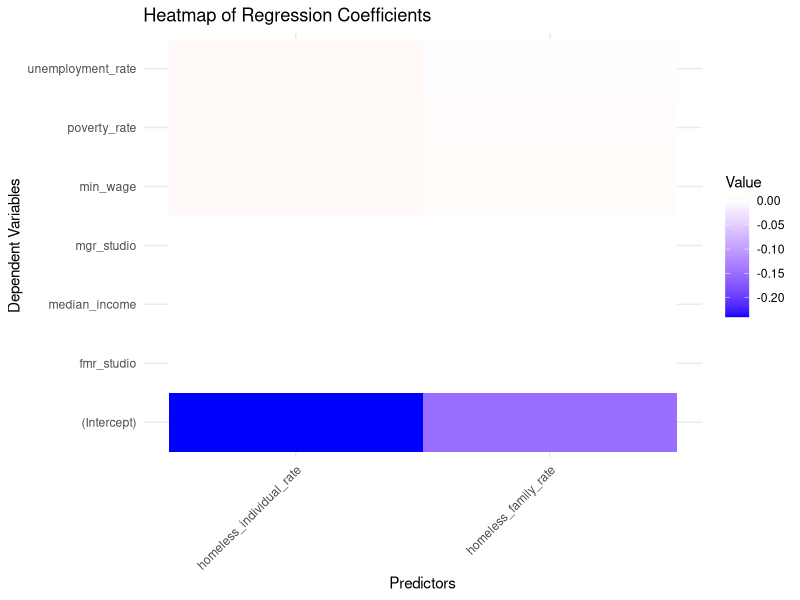
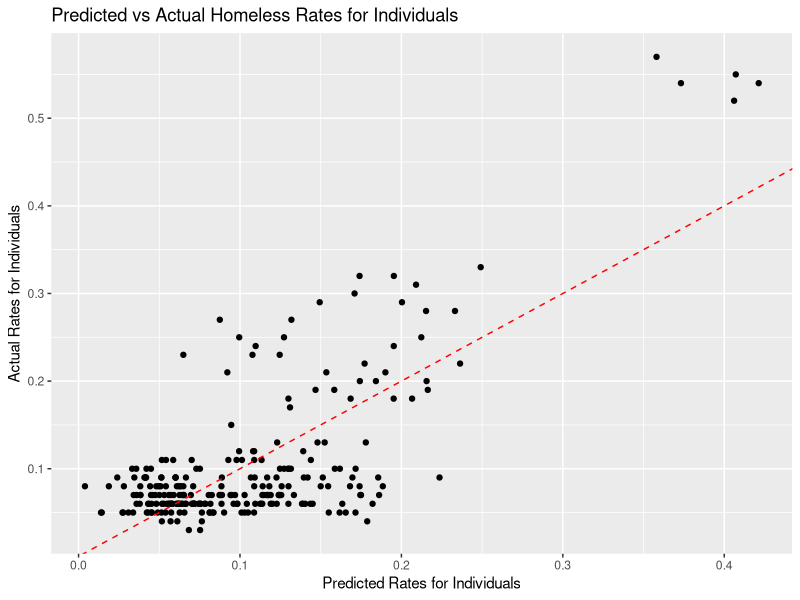
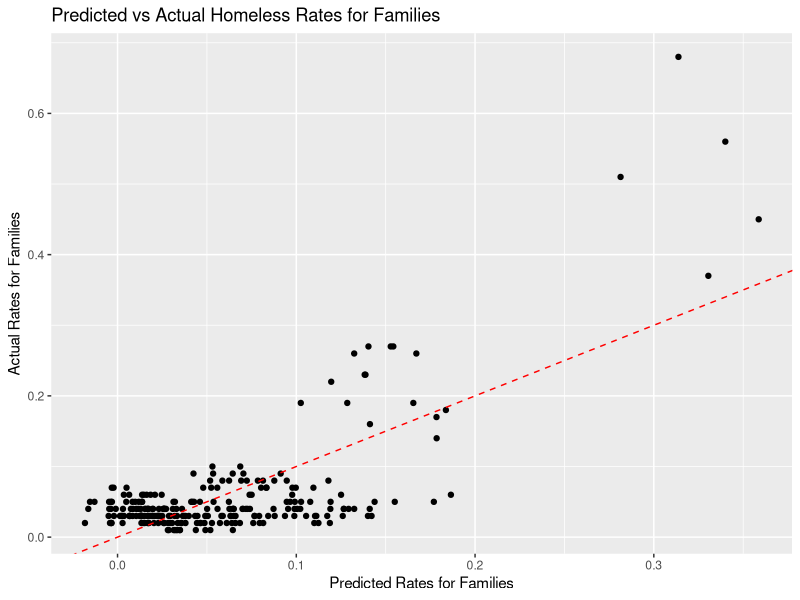

These charts were generated, in order, by the following R code:
## ---- chunk 1
library(knitr)
library(ggplot2)
library(tidyverse)
library(readr)
## ---- chunk 2
HomelessData <- read.csv("GroupData.csv")
colnames(HomelessData)


## ---- chunk 3
 HomelessData_MRM <- lm(cbind(homeless_individual_rate, homeless_family_rate) ~  unemployment_rate + poverty_rate + median_income + fmr_studio + mgr_studio + min_wage, data = HomelessData)

summary(HomelessData_MRM)

## ---- chunk 4

library(ggplot2)
library(reshape2)

# Extracting coefficients
model_coefficients <- coef(HomelessData_MRM)

# Convert to a data frame
coefficients_df <- as.data.frame(model_coefficients)

# Reshaping for plotting
coefficients_df$variable <- rownames(coefficients_df)
coefficients_df <- melt(coefficients_df, id.vars = "variable")

# Renaming columns for clarity
names(coefficients_df) <- c("Variable", "Predictor", "Value")
# Creating a heatmap
ggplot(coefficients_df, aes(x = Predictor, y = Variable, fill = Value)) +
  geom_tile() +
  scale_fill_gradient2(low = "blue", high = "red", mid = "white", midpoint = 0) +
  xlab("Predictors") + ylab("Dependent Variables") +
  ggtitle("Heatmap of Regression Coefficients") +
  theme_minimal() +
  theme(axis.text.x = element_text(angle = 45, hjust = 1))


## ---- chunk 5

# Generate predictions
predictions <- predict(HomelessData_MRM, newdata = HomelessData)

# Add predictions to your dataframe
HomelessData$predicted_Indv <- predictions[, "homeless_individual_rate"]



HomelessData$predicted_Family <- predictions[, "homeless_family_rate"]


# Plot for the first dependent variable
ggplot(HomelessData, aes(x = predicted_Indv, y = homeless_individual_rate)) + 
  geom_point() + 
  geom_abline(intercept = 0, slope = 1, linetype = "dashed", color = "red") +
  xlab("Predicted Rates for Individuals") + 
  ylab("Actual Rates for Individuals") + 
  ggtitle("Predicted vs Actual Homeless Rates for Individuals")

# Plot for the second dependent variable
ggplot(HomelessData, aes(x = predicted_Family, y = homeless_family_rate)) + 
  geom_point() + 
  geom_abline(intercept = 0, slope = 1, linetype = "dashed", color = "red") +
  xlab("Predicted Rates for Families") + 
  ylab("Actual Rates for Families") + 
  ggtitle("Predicted vs Actual Homeless Rates for Families")
## ---- chunk 6

## ---- chunk 7

#HomelessData <- na.omit(HomelessData)
#HomelessData <- #HomelessData[!apply(is.infinite(HomelessData), 1, any), ]


set.seed(350)

ClusterData <- kmeans(HomelessData[, !names(HomelessData) %in% c("homeless_individual_rate", "homeless_family_rate", "year", "state", "statename")], centers = 3)

# Add the cluster information to your data
HomelessData$cluster <- ClusterData$cluster


# Split the data into subsets for each cluster
cluster1_data <- subset(HomelessData, cluster == 1)
cluster2_data <- subset(HomelessData, cluster == 2)
cluster3_data <- subset(HomelessData, cluster == 3)

# Fit separate linear models for each cluster 

model_cluster1 <- lm(cbind(homeless_individual_rate, homeless_family_rate) ~ state + year + unemployment_rate + population + poverty_rate + median_income + fmr_studio + mgr_studio + min_wage, data = cluster1_data)

model_cluster2 <- lm(cbind(homeless_individual_rate, homeless_family_rate) ~ state + year + unemployment_rate + population + poverty_rate + median_income + fmr_studio + mgr_studio + min_wage, data = cluster2_data)

model_cluster3 <- lm(cbind(homeless_individual_rate, homeless_family_rate) ~ state + year + unemployment_rate + population + poverty_rate + median_income + fmr_studio + mgr_studio + min_wage, data = cluster3_data)

# Summarize the models
summary(model_cluster1)
summary(model_cluster2)
summary(model_cluster3)

## ---- chunk 8

model1 <- lm(homeless_individual_rate ~ state + year + unemployment_rate + statename + population + poverty_rate + median_income + fmr_studio + mgr_studio + min_wage, data = HomelessData)

summary(model1)

## ---- chunk 9
# Generate predictions from the model
HomelessData$predicted <- predict(model1, newdata = HomelessData)

